Frame 1 (no input): blank canvas, image omitted
Frame 60 (no input): blank canvas, image omitted
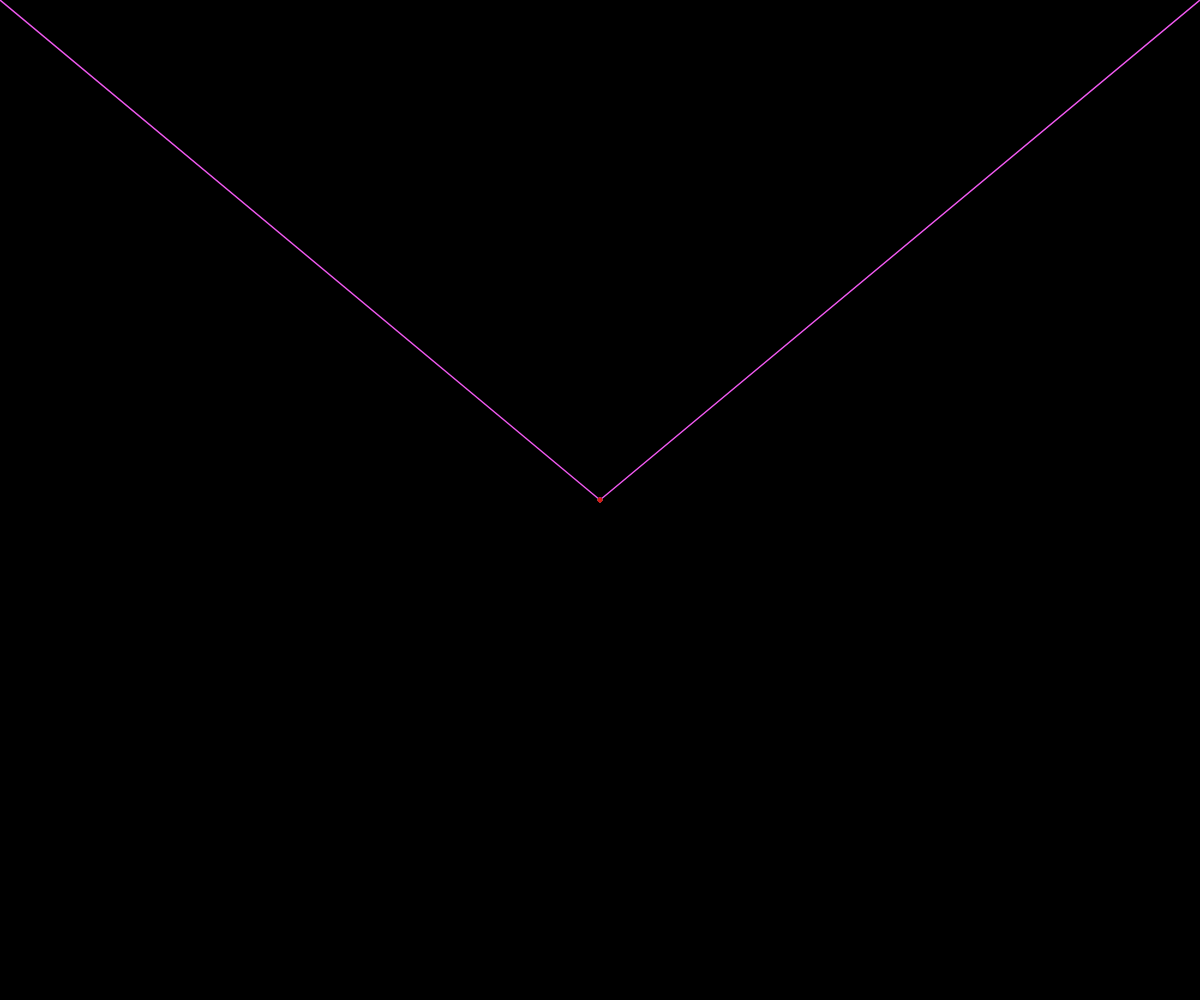
Frame 120 (the mouse pressed at the canvas centre since frame 60)

The p5.js sketch whose frames 1 and 60 were blank and that drew this single picture after the mouse press (run headless with seeded random() and noise() and a simulated clock; from frame 60 on, the mouse is pressed at the canvas centre):

// p5.js sketch
// ── sketch.js
function setup() {
    createCanvas(windowWidth, windowHeight); // Full-screen canvas
    background(0); // Black background
}

function draw() {
    let r = random(255), g = random(255), b = random(255);
    stroke(r, g, b); // Random color
    strokeWeight(random(1, 5)); // Random thickness

    if (mouseIsPressed) {
        line(mouseX, mouseY, pmouseX, pmouseY); // Draw normal line
        line(width - mouseX, mouseY, width - pmouseX, pmouseY); // Create symmetry
    }
}
// ── style.css
body {
    margin: 0;
    overflow: hidden;
    background: black;
}
